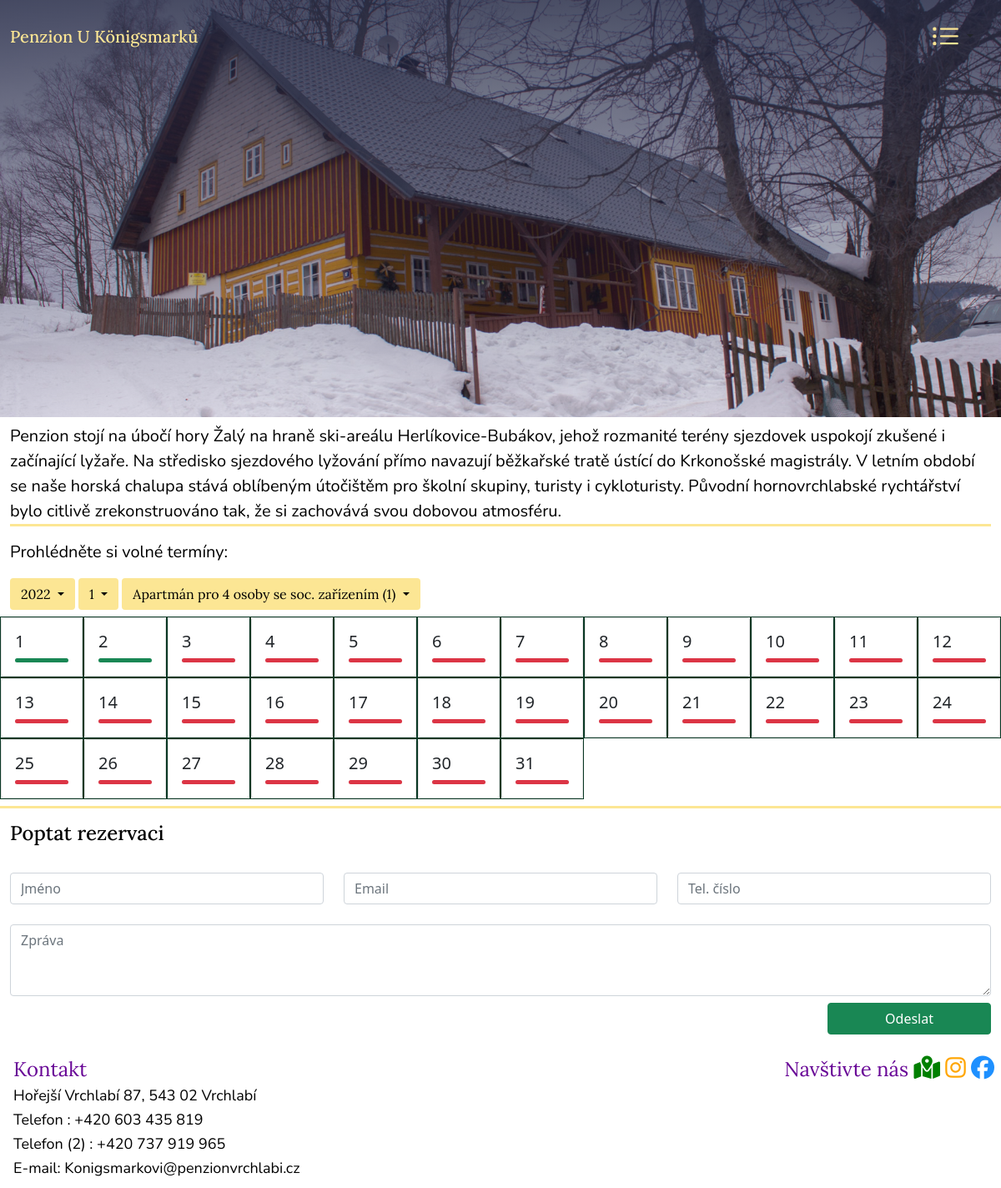
Page /schedule/ on the committed database.
### main.py (models this page shows)
class Apartmans(UserMixin, db.Model):
    __tablename__ = 'apartmans'
    id = Column(db.Integer, primary_key=True)
    name = Column(db.String(250), unique=False)
    img_url = db.Column(db.String(250))
    parents = relationship("Association", back_populates="child")

class Dates(UserMixin, db.Model):
    __tablename__ = 'dates'
    id = db.Column(db.Integer, primary_key=True)
    day = db.Column(db.Integer)
    month = db.Column(db.Integer)
    yearr = db.Column(db.Integer)
    children = relationship("Association", back_populates="parent")

class Association(UserMixin, db.Model):
    __tablename__ = 'association'
    apartmans_id = db.Column(ForeignKey('apartmans.id'), primary_key=True)
    dates_id = db.Column(ForeignKey('dates.id'), primary_key=True)
    is_reserved = db.Column(db.Boolean)
    child = relationship("Apartmans", back_populates="parents")
    parent = relationship("Dates", back_populates="children")
    jmeno = db.Column(db.String(250))
    email = db.Column(db.String(250))
    telefon = db.Column(db.String(250))
    infobody = db.Column(db.String(250))

### main.py (the view, shortened to what this page needs)
@app.route('/schedule/', methods=['GET', 'POST'])
def schedule():
    global keep_pokoj
    global this_year
    global this_month
    global popisek_dne
    title = "Penzion u Königsmarků - Ubytování"
    content = "Prohlédněte si volné termíny ubytování a naplánujte vaši dovolenou, školu v přírodě, lyžařský kurz, " \
              "svatbu nebo firemní akci na horách v rodinném penzionu U Königsmarků"
    form = ReservationForm()
    form2 = InfooHostechForm()
    if request.args.get('rk') is not None:
        this_year = int(request.args.get('rk'))
    if request.args.get('msc') is not None:
        this_month = int(request.args.get('msc'))
    if request.args.get('appart') is not None:
        keep_pokoj = int(request.args.get('appart'))
    list_roku = []
    list_mesicu = []
    vyber_roka = Dates.query.order_by(Dates.yearr)
    vyber_mesicu = Dates.query.order_by(Dates.month)
    for x in vyber_roka:
        if x.yearr not in list_roku:
            list_roku.append(x.yearr)
    for y in vyber_mesicu:
        if y.month not in list_mesicu:
            list_mesicu.append(y.month)
    all_apartmens = Apartmans.query.all()
    apartments_query = Apartmans.query.filter_by(id=keep_pokoj).first()
    actual_days = Dates.query.filter_by(yearr=this_year, month=this_month).all()
    reservation_control = None
    return render_template("schedule.html", list_mesicu=list_mesicu, list_roku=list_roku, actual_days=actual_days,
                           this_year=this_year, this_month=this_month, all_apartmens=all_apartmens,
                           apartments_query=apartments_query, reservation_control=reservation_control,
                           keep_pokoj=keep_pokoj, form=form, form2=form2, title=title, content=content)

### forms.py
class ReservationForm(FlaskForm):
    name = StringField("Jméno", validators=[DataRequired()])
    email = EmailField("Email", validators=[DataRequired()])
    telefon = IntegerField("Tel. číslo", validators=[DataRequired()])
    zprava = TextAreaField("", validators=[DataRequired()])
    submit = SubmitField("")

class InfooHostechForm(FlaskForm):
    od = DateField("Od", format='%Y-%m-%d', validators=[DataRequired()])
    do = DateField("Do", format='%Y-%m-%d', validators=[DataRequired()])
    jmeno = StringField("Jméno", validators=[DataRequired()])
    email = EmailField("Email", validators=[DataRequired()])
    telefon = IntegerField("Tel. číslo", validators=[DataRequired()])
    popisek_dne = TextAreaField("", validators=[DataRequired()])
    pokoj = StringField('pokoj', validators=[DataRequired()])
    submit = SubmitField("")

### templates/schedule.html (shortened to what this page needs)
{% include "header.html" %}
<section>
    <div class="container-fluid ">
        <div class="row">
            <div class="col-12 ">
                <p class="pt-2  popisek borderismus2">Penzion stojí na úbočí hory Žalý na hraně ski-areálu Herlíkovice-Bubákov, jehož rozmanité terény sjezdovek uspokojí zkušené i začínající lyžaře. Na středisko sjezdového lyžování přímo navazují běžkařské tratě ústící do Krkonošské magistrály. V letním období se naše horská chalupa stává oblíbeným útočištěm pro školní skupiny, turisty i cykloturisty. Původní hornovrchlabské rychtářství bylo citlivě zrekonstruováno tak, že si zachovává svou dobovou atmosféru.</p>
            </div>
        </div>
        <div class="row">
            <div class="col-12 ">
                <p class="popisek">Prohlédněte si volné termíny: </p>
            </div>
        </div>
        <div class="d-grid gap-2 d-sm-block">
          <button class="btn  dropdown-toggle rightnav f-6 " type="button" data-bs-toggle="dropdown" aria-expanded="false">
          {{this_year}}
          </button>
        <button class="btn dropdown-toggle rightnav f-6" type="button" data-bs-toggle="dropdown" aria-expanded="false">
        {{this_month}}
        </button>
        <button class="btn  dropdown-toggle rightnav f-6" type="button" data-bs-toggle="dropdown" aria-expanded="false">
        {{apartments_query.name}}
        </button>
      </div>
      <div class="row py-2 borderismus2">
        {% for z in actual_days %}
         <div class="col-2 col-md-1 p-0 borderismus3 ">
           <div class="card">
            <div class="card-body">
              <h5 class="card-title">{{z.day}}</h5>
              {% for promenna in z.children: %}
              {% if promenna.apartmans_id == keep_pokoj %}
              {% if promenna.is_reserved %}
              <div class="progress" style="height: 5px;">
                <div class="progress-bar bg-danger" role="progressbar" style="width: 100%" aria-valuenow="100" aria-valuemin="0" aria-valuemax="100"></div>
              </div>
              {% else %}
              <div class="progress" style="height: 5px;">
                <div class="progress-bar bg-success" role="progressbar" style="width: 100%" aria-valuenow="80" aria-valuemin="0" aria-valuemax="80"></div>
              </div>
              {% endif %}
              {% endif %}
              {% endfor %}
            </div>
           </div>
         </div>
      {% endfor %}
      </div>
    <div class="row">
        <div class="col-12 ">
        <h4 class="rightnav mt-3">Poptat rezervaci</h4>
        </div></div>
        <form  class="row row-cols-1 row-cols-sm-3 " method="POST" action="{{ url_for('schedule', formnumber='form1')}}" >
          <div class="col-sm-4  ">
            <input type="text" name='name' placeholder="Jméno" class="form-control" >
            </div>
            <div class="col-sm-4  ">
            <input type="email" name='email' placeholder="Email" class="form-control" >
            </div>
           <div class="col-sm-4 ">
            <input type="tel" name='telefon' placeholder="Tel. číslo" class="form-control">
            </div>
          <div class="col-sm-12">
          <textarea class="form-control" placeholder="Zpráva" name='zprava' rows="3"></textarea>
          </div>
          <div class="col-sm-12 my-2 d-flex justify-content-end">
          <button type="submit" class="btn btn-success col-md-2 ms-auto">Odeslat</button>
          </div>
    </form>
    </div>
  </section>
{% include "footer.html" %}

### static/css/main.css (style rules this page uses)
.rightnav { color: black; font-family: 'Lora', serif; }
.f-6 { background-color:#fce694; }
.borderismus2 { border-bottom: 3px solid #fce694; }
.borderismus3 { border-top: 1px solid #093824; border-left: 1px solid #093824; border-bottom: 1px solid #093824; border-right: 1px solid #093824; }
.popisek { color:black; font-family: 'Nunito', sans-serif; font-size: 20px; }

### rows in the picture
Apartmans: name "Apartmán pro 4 osoby se soc. zařízením (1)"
Dates: day "1"
Dates: day "2"
Dates: day "3"
Dates: day "4"
Dates: day "5"
Dates: day "6"
Dates: day "7"
Dates: day "8"
Dates: day "9"
Dates: day "10"
Dates: day "11"
Dates: day "12"
Dates: day "13"
Dates: day "14"
Dates: day "15"
Dates: day "16"
Dates: day "17"
Dates: day "18"
Dates: day "19"
Dates: day "20"
Dates: day "21"
Dates: day "22"
Dates: day "23"
Dates: day "24"
Dates: day "25"
Dates: day "26"
Dates: day "27"
Dates: day "28"
Dates: day "29"
Dates: day "30"
Dates: day "31"

### other values in the picture
{{ this_year }} "2022"
{{ this_month }} "1"
